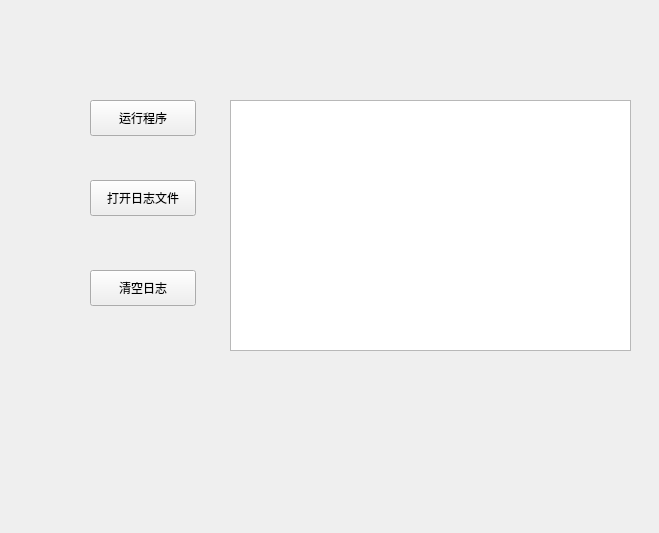
<?xml version="1.0" encoding="UTF-8"?>
<ui version="4.0">
 <class>Form</class>
 <widget class="QWidget" name="Form">
  <property name="geometry">
   <rect>
    <x>0</x>
    <y>0</y>
    <width>659</width>
    <height>533</height>
   </rect>
  </property>
  <property name="windowTitle">
   <string>Form</string>
  </property>
  <widget class="QPushButton" name="pushButton">
   <property name="geometry">
    <rect>
     <x>90</x>
     <y>100</y>
     <width>106</width>
     <height>36</height>
    </rect>
   </property>
   <property name="text">
    <string>运行程序</string>
   </property>
  </widget>
  <widget class="QTextEdit" name="textEdit">
   <property name="geometry">
    <rect>
     <x>230</x>
     <y>100</y>
     <width>401</width>
     <height>251</height>
    </rect>
   </property>
  </widget>
  <widget class="QPushButton" name="pushButton_2">
   <property name="geometry">
    <rect>
     <x>90</x>
     <y>180</y>
     <width>106</width>
     <height>36</height>
    </rect>
   </property>
   <property name="text">
    <string>打开日志文件</string>
   </property>
  </widget>
  <widget class="QPushButton" name="pushButton_3">
   <property name="geometry">
    <rect>
     <x>90</x>
     <y>270</y>
     <width>106</width>
     <height>36</height>
    </rect>
   </property>
   <property name="text">
    <string>清空日志</string>
   </property>
  </widget>
 </widget>
 <resources/>
 <connections/>
</ui>
